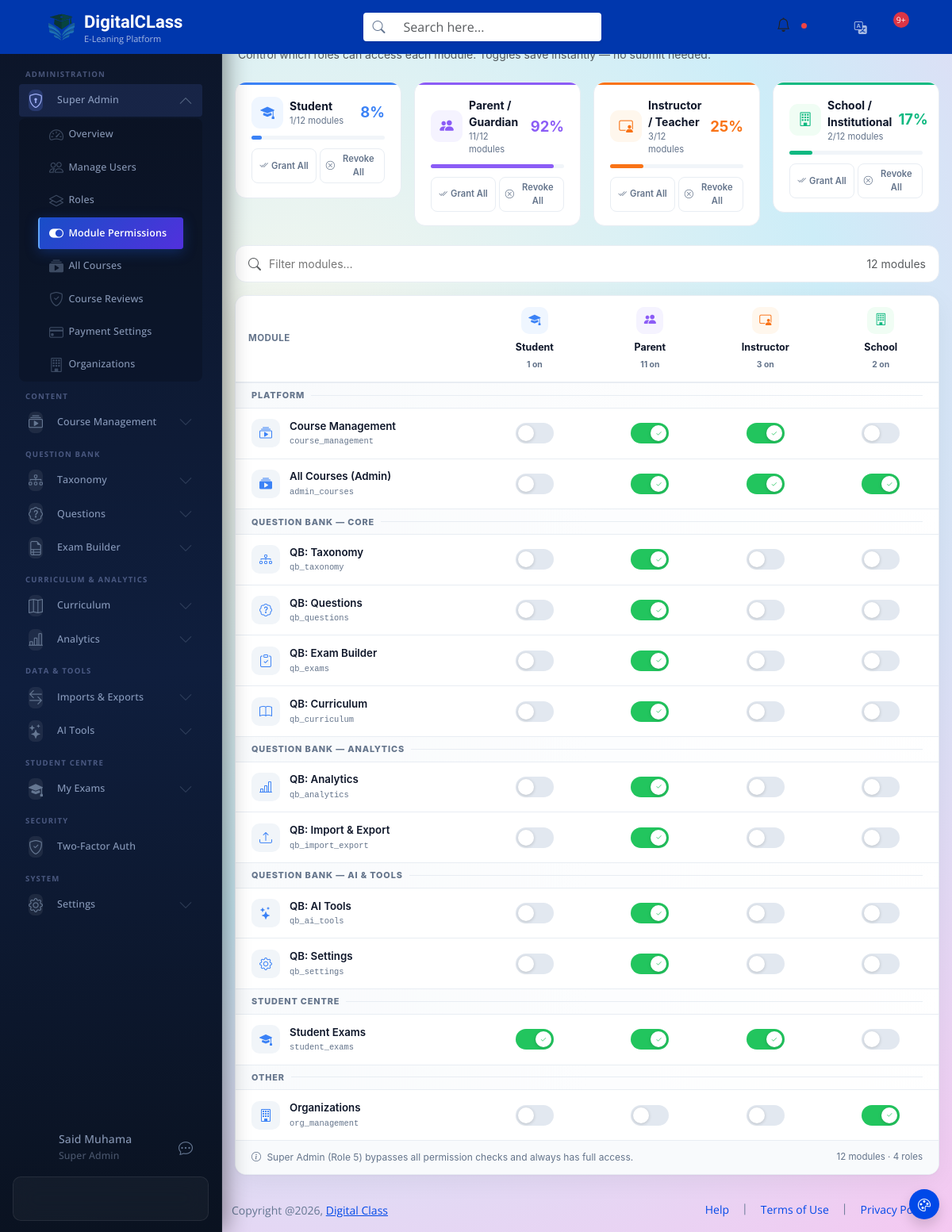
Screenshot of /data_files/?view=admin_permissions (signed in) with the database file from the repository.
### tables this page shows
CREATE TABLE `tbl_user_roles` (
  `id` int(11) NOT NULL AUTO_INCREMENT,
  `role_title` varchar(200) DEFAULT NULL,
  PRIMARY KEY (`id`)
);

CREATE TABLE `tbl_module_permissions` (
  `id` int(11) NOT NULL AUTO_INCREMENT,
  `module_key` varchar(100) NOT NULL,
  `role_id` int(11) NOT NULL,
  `is_enabled` tinyint(1) NOT NULL DEFAULT 1,
  `updated_at` timestamp NOT NULL DEFAULT current_timestamp() ON UPDATE current_timestamp(),
  PRIMARY KEY (`id`),
  UNIQUE KEY `uniq_mr` (`module_key`,`role_id`)
);

### data_files/pages/admin_permissions.php (the view, shortened to what the rows shown need)
<?php
$roles   = $db->query("SELECT id, role_title FROM tbl_user_roles WHERE id != 5 ORDER BY id")->fetch_all(MYSQLI_ASSOC);
$modules = APP_MODULES;
foreach (array_keys($modules) as $mk) {
    foreach ($roles as $r) {
        if ($r['id'] == 1) continue;
        $db->query("INSERT IGNORE INTO tbl_module_permissions (module_key, role_id, is_enabled) VALUES ('" . $db->escape_string($mk) . "', {$r['id']}, 1)");
    }
}
$db->query("INSERT IGNORE INTO tbl_module_permissions (module_key, role_id, is_enabled) VALUES ('student_exams', 1, 1)");
$groups = [
    'Platform'                  => ['course_management', 'admin_courses'],
    'Question Bank — Core'      => ['qb_taxonomy', 'qb_questions', 'qb_exams', 'qb_curriculum'],
    'Question Bank — Analytics' => ['qb_analytics', 'qb_import_export'],
    'Question Bank — AI & Tools'=> ['qb_ai_tools', 'qb_settings'],
    'Student Centre'            => ['student_exams'],
];
$role_meta = [
    1 => ['color' => '#3b82f6', 'bg' => '#eff6ff', 'icon' => 'bi-mortarboard-fill'],
    2 => ['color' => '#8b5cf6', 'bg' => '#f5f3ff', 'icon' => 'bi-people-fill'],
    3 => ['color' => '#f97316', 'bg' => '#fff7ed', 'icon' => 'bi-person-video3'],
    4 => ['color' => '#10b981', 'bg' => '#f0fdf4', 'icon' => 'bi-building'],
];
$matrix = [];
foreach ($modules as $mk => $_) {
    foreach ($roles as $r) $matrix[$mk][$r['id']] = 0;
}
$res = $db->query("SELECT module_key, role_id, is_enabled FROM tbl_module_permissions");
while ($row = $res->fetch_assoc()) {
    if (isset($matrix[$row['module_key']][$row['role_id']])) {
        $matrix[$row['module_key']][$row['role_id']] = (int)$row['is_enabled'];
    }
}
$role_counts = [];
foreach ($roles as $r) {
    $role_counts[$r['id']] = array_sum(array_column(array_map(fn($mk) => ['v' => $matrix[$mk][$r['id']] ?? 0], array_keys($modules)), 'v'));
}
$total_modules = count($modules);
?>
<div id="permPage" class="container-fluid px-3 py-3">
  <div class="row g-3 mb-4">
    <?php foreach ($roles as $r):
      $rm     = $role_meta[$r['id']] ?? ['color'=>'#64748b','bg'=>'#f8fafc','icon'=>'bi-person-fill'];
      $count  = $role_counts[$r['id']] ?? 0;
      $pct    = $total_modules ? round($count / $total_modules * 100) : 0;
    ?>
    <div class="col-6 col-xl-3">
      <div class="role-card" style="--rc-color:<?= $rm['color'] ?>;--rc-bg:<?= $rm['bg'] ?>">
        <div class="d-flex align-items-center gap-2 mb-2">
          <div class="role-icon-wrap"><i class="bi <?= $rm['icon'] ?>"></i></div>
          <div>
            <div class="fw-bold small" style="color:var(--pm-text)"><?= htmlspecialchars($r['role_title']) ?></div>
            <div style="font-size:.7rem;color:var(--pm-muted)"><?= $count ?>/<?= $total_modules ?> modules</div>
          </div>
          <div class="ms-auto fw-bold" style="font-size:1.15rem;color:<?= $rm['color'] ?>"><?= $pct ?>%</div>
        </div>
        <div class="role-progress">
          <div class="role-progress-bar" style="width:<?= $pct ?>%" data-role="<?= $r['id'] ?>" id="bar_<?= $r['id'] ?>"></div>
        </div>
        <div class="role-bulk-btns">
          <button class="role-bulk-btn grant" onclick="bulkToggle(<?= $r['id'] ?>, 1)">
            <i class="bi bi-check2-all"></i> Grant All
          </button>
          <button class="role-bulk-btn revoke" onclick="bulkToggle(<?= $r['id'] ?>, 0)">
            <i class="bi bi-x-circle"></i> Revoke All
          </button>
        </div>
      </div>
    </div>
    <?php endforeach; ?>
  </div>
  <div class="matrix-card">
    <div class="table-responsive">
      <table class="pm-table" id="permMatrix">
        <thead>
          <tr>
            <th class="col-header text-start" style="min-width:230px">
              <div style="font-size:.72rem;font-weight:700;color:var(--pm-muted);letter-spacing:.04em;text-transform:uppercase;padding:.1rem 0">Module</div>
            </th>
            <?php foreach ($roles as $r):
              $rm = $role_meta[$r['id']] ?? ['color'=>'#64748b','bg'=>'#f8fafc','icon'=>'bi-person-fill'];
            ?>
            <th class="col-header" style="--rc-color:<?= $rm['color'] ?>;--rc-bg:<?= $rm['bg'] ?>">
              <div class="col-header-inner">
                <div class="col-role-icon"><i class="bi <?= $rm['icon'] ?>"></i></div>
                <div class="col-role-name"><?= htmlspecialchars(explode(' ', $r['role_title'])[0]) ?></div>
                <div class="col-role-sub" id="col_count_<?= $r['id'] ?>"><?= $role_counts[$r['id']] ?> on</div>
              </div>
            </th>
            <?php endforeach; ?>
          </tr>
        </thead>
        <tbody>
          <?php
          $grouped_keys = array_merge(...array_values($groups));
          $all_keys = array_keys($modules);
          $ungrouped = array_diff($all_keys, $grouped_keys);
          if ($ungrouped) $groups['Other'] = array_values($ungrouped);
          foreach ($groups as $group_label => $group_keys):
            $valid_keys = array_filter($group_keys, fn($k) => isset($modules[$k]));
          ?>
          <tr class="group-row" data-group="<?= htmlspecialchars($group_label) ?>">
            <td colspan="<?= count($roles) + 1 ?>">
              <div class="group-label"><?= htmlspecialchars($group_label) ?></div>
            </td>
          </tr>
          <?php foreach ($valid_keys as $mk):
            $mod = $modules[$mk];
          ?>
          <tr class="mod-row" data-module="<?= $mk ?>" data-label="<?= strtolower($mod['label']) ?>">
            <td class="mod-col">
              <div class="mod-col-inner">
                <div class="mod-icon-wrap">
                  <i class="bi <?= $mod['icon'] ?>"></i>
                </div>
                <div>
                  <div class="mod-name"><?= htmlspecialchars($mod['label']) ?></div>
                  <div class="mod-key"><?= $mk ?></div>
                </div>
              </div>
            </td>
            <?php foreach ($roles as $r):
              $enabled = $matrix[$mk][$r['id']] ?? 0;
            ?>
            <td class="perm-cell">
              <div class="pm-toggle-wrap">
                <label class="pm-toggle" id="wrap_<?= $mk ?>_<?= $r['id'] ?>">
                  <div class="pm-track">
                    <div class="pm-thumb">
                      <i class="bi bi-check2 pm-thumb-check" style="opacity:<?= $enabled ? 1 : 0 ?>"></i>
                    </div>
                  </div>
                </label>
              </div>
            </td>
            <?php endforeach; ?>
          </tr>
          <?php endforeach; ?>
          <?php endforeach; ?>
        </tbody>
      </table>
    </div>
  </div>
</div>

### data_files/pages/side_menu.php (shortened to what the rows shown need)
<ul class="nav flex-column menu-active-line mb-2">
    <li class="nav-item"><a href="../data_files/?view=learning-chat-call" class="nav-link">
            <div class="col px-2 menu-name text-start not-iconic">
                <p class="mb-0 fs-14 lh-20"><?php echo $fullname; ?><br><small
                        class="opacity-50"><?php echo $roleTitle; ?></small>
                </p>
            </div>
        </a></li>
</ul>

### rows the page displays
tbl_user_roles: role_title "Super Admin"
tbl_user_roles: role_title "Student", id "1", id "8"
tbl_user_roles: role_title "Parent / Guardian", id "11", id "92", role_title "Parent"
tbl_user_roles: role_title "Instructor / Teacher", id "3", id "25", role_title "Instructor"
tbl_user_roles: role_title "School / Institutional", id "2", id "17", role_title "School"

### other values shown
$fullname "Said Muhama"
$total_modules "12"
$group_label "PLATFORM"
$mod['label'] "Course Management"
$mk "course_management"
$mod['label'] "All Courses (Admin)"
$mk "admin_courses"
$group_label "QUESTION BANK — CORE"
$mod['label'] "QB: Taxonomy"
$mk "qb_taxonomy"
$mod['label'] "QB: Questions"
$mk "qb_questions"
$mod['label'] "QB: Exam Builder"
$mk "qb_exams"
$mod['label'] "QB: Curriculum"
